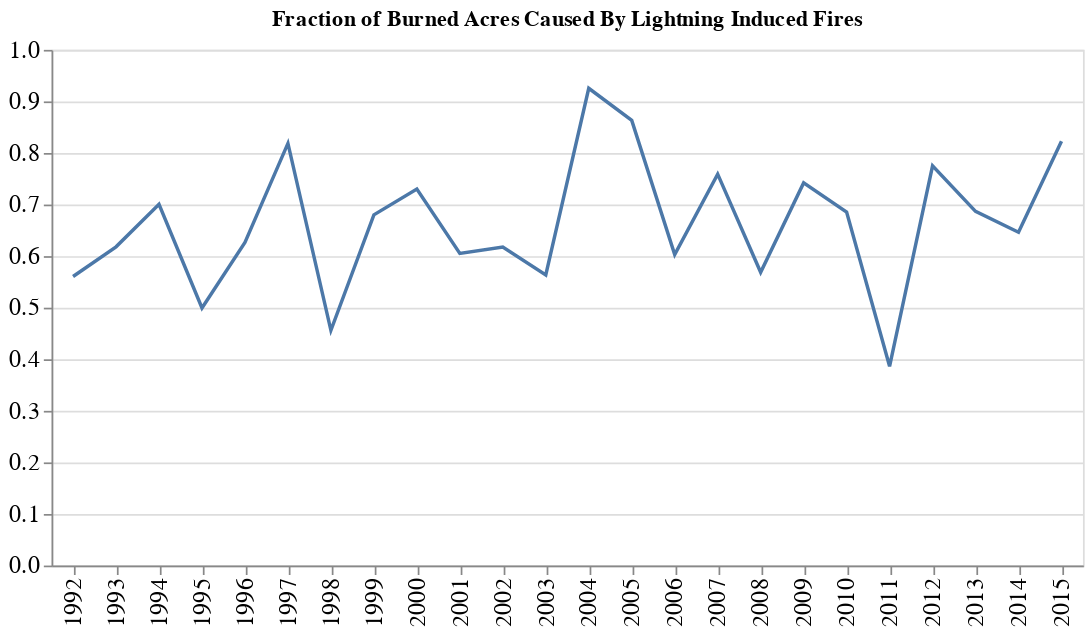

This figure's notebook cell:
### Code cell
frac_by_lightning = (fires.query('STAT_CAUSE_DESCR=="Lightning"').groupby(['FIRE_YEAR']).FIRE_SIZE.sum() / acres_by_year.set_index('FIRE_YEAR').Acres)
frac_by_lightning.name = 'frac_acres_lightning'
frac_by_lightning = pd.DataFrame(frac_by_lightning).reset_index()

alt.Chart(frac_by_lightning).mark_line().encode(
    alt.X('FIRE_YEAR:N', title=None),
    alt.Y('frac_acres_lightning', title=None),
).properties(
    title=f'Fraction of Burned Acres Caused By Lightning Induced Fires',
    width=600,
    height=300
).configure_axis(
    labelFontSize=14,
    titleFontSize=14
)

### Figure 1 — Vega-Lite specification as saved in the notebook (floating-point values rounded to 4 significant figures)
{"config": {"view": {"continuousWidth": 400, "continuousHeight": 300}, "axis": {"labelFontSize": 14, "titleFontSize": 14}}, "data": {"name": "data-eb2e9b9960a6b4a9795f762669d9c3bd"}, "mark": "line", "encoding": {"x": {"field": "FIRE_YEAR", "title": null, "type": "nominal"}, "y": {"field": "frac_acres_lightning", "title": null, "type": "quantitative"}}, "height": 300, "title": "Fraction of Burned Acres Caused By Lightning Induced Fires", "width": 600, "$schema": "https://vega.github.io/schema/vega-lite/v4.17.0.json", "datasets": {"data-eb2e9b9960a6b4a9795f762669d9c3bd": [{"FIRE_YEAR": 1992, "frac_acres_lightning": 0.5605}, {"FIRE_YEAR": 1993, "frac_acres_lightning": 0.618}, {"FIRE_YEAR": 1994, "frac_acres_lightning": 0.7004}, {"FIRE_YEAR": 1995, "frac_acres_lightning": 0.4995}, {"FIRE_YEAR": 1996, "frac_acres_lightning": 0.6268}, {"FIRE_YEAR": 1997, "frac_acres_lightning": 0.8186}, {"FIRE_YEAR": 1998, "frac_acres_lightning": 0.4561}, {"FIRE_YEAR": 1999, "frac_acres_lightning": 0.68}, {"FIRE_YEAR": 2000, "frac_acres_lightning": 0.7302}, {"FIRE_YEAR": 2001, "frac_acres_lightning": 0.6053}, {"FIRE_YEAR": 2002, "frac_acres_lightning": 0.6176}, {"FIRE_YEAR": 2003, "frac_acres_lightning": 0.5635}, {"FIRE_YEAR": 2004, "frac_acres_lightning": 0.9255}, {"FIRE_YEAR": 2005, "frac_acres_lightning": 0.8632}, {"FIRE_YEAR": 2006, "frac_acres_lightning": 0.6031}, {"FIRE_YEAR": 2007, "frac_acres_lightning": 0.7591}, {"FIRE_YEAR": 2008, "frac_acres_lightning": 0.5687}, {"FIRE_YEAR": 2009, "frac_acres_lightning": 0.742}, {"FIRE_YEAR": 2010, "frac_acres_lightning": 0.6854}, {"FIRE_YEAR": 2011, "frac_acres_lightning": 0.3864}, {"FIRE_YEAR": 2012, "frac_acres_lightning": 0.775}, {"FIRE_YEAR": 2013, "frac_acres_lightning": 0.6867}, {"FIRE_YEAR": 2014, "frac_acres_lightning": 0.6464}, {"FIRE_YEAR": 2015, "frac_acres_lightning": 0.8227}]}}
